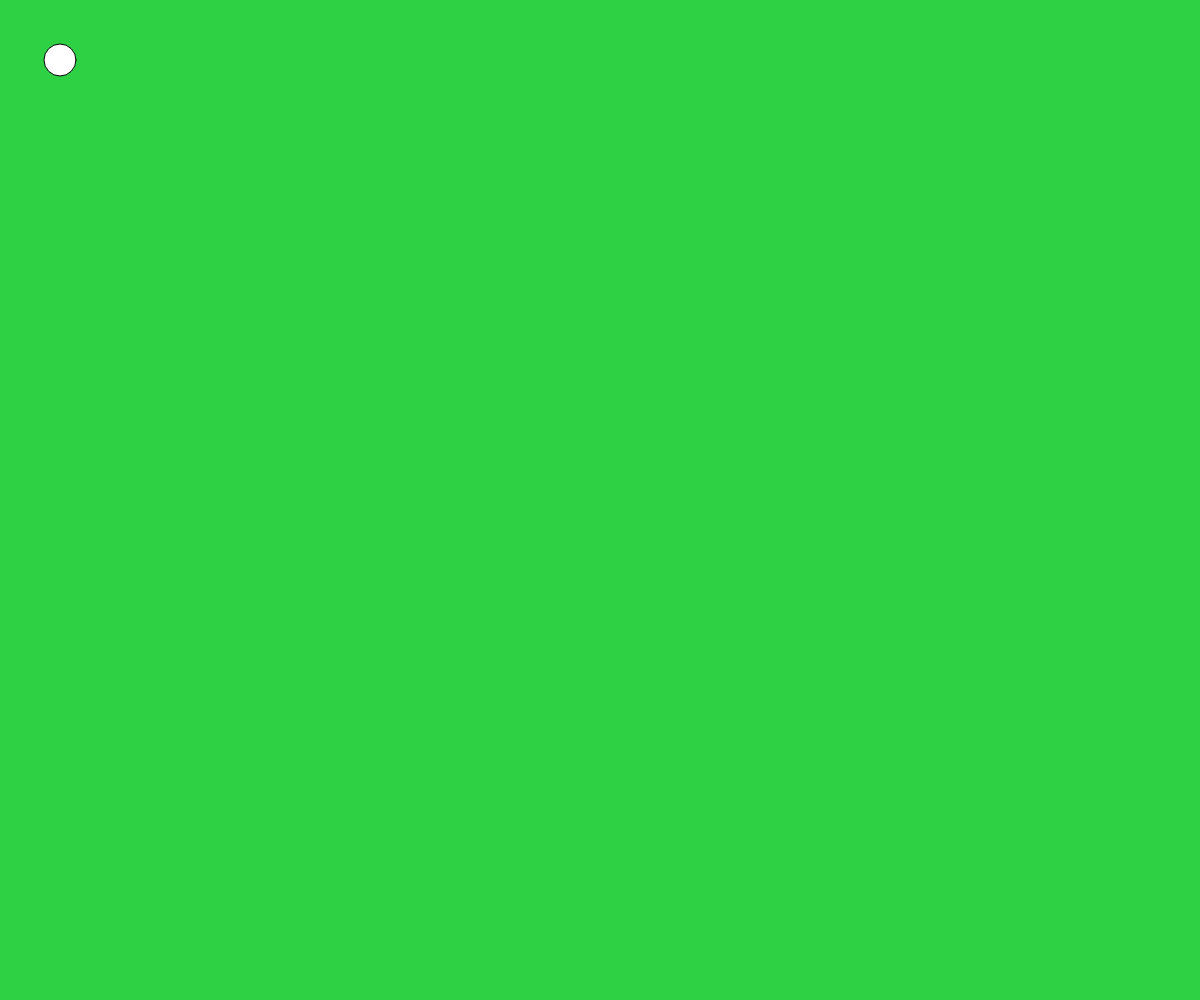
Frame 1 (no input)
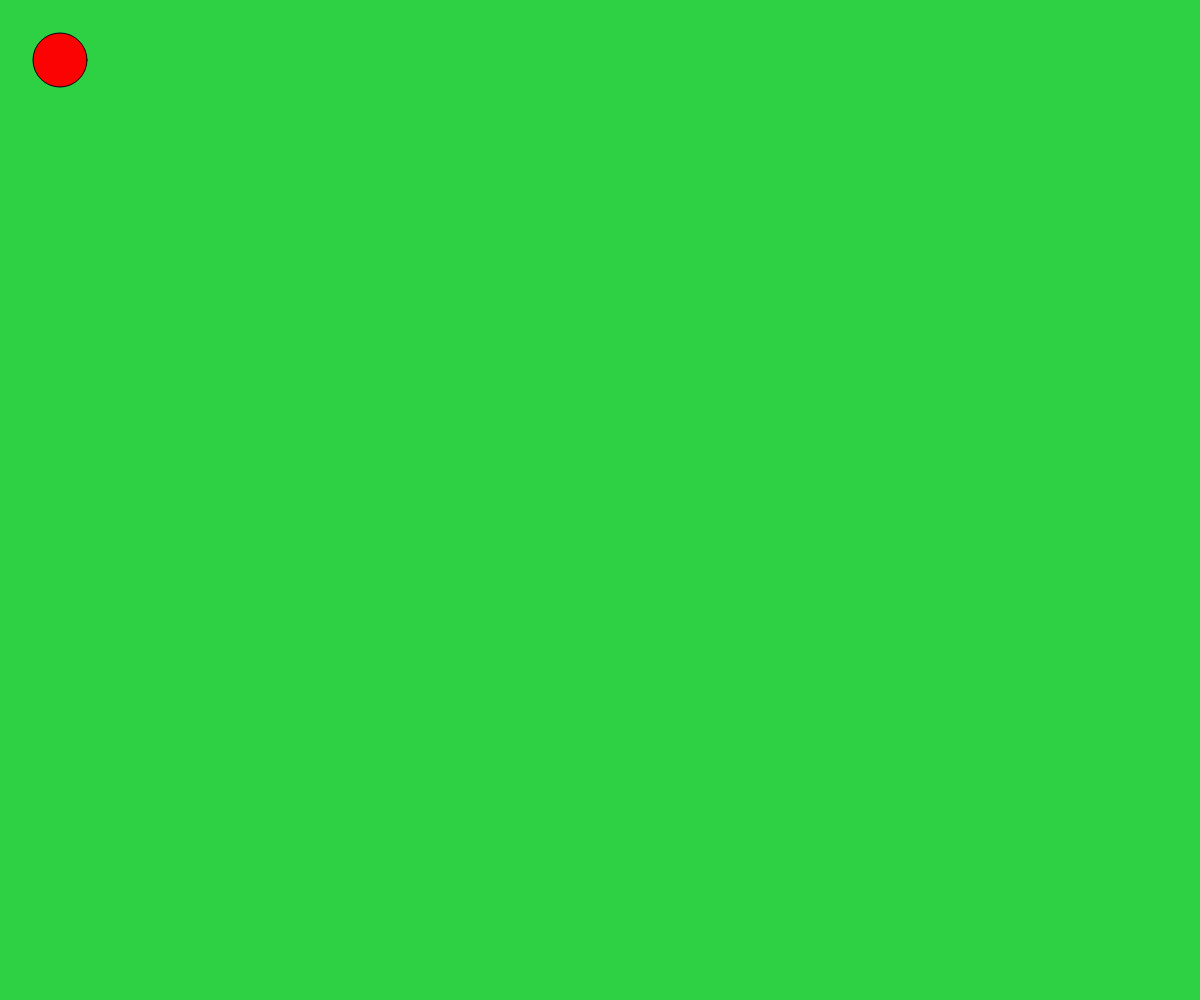
Frame 60 (no input)
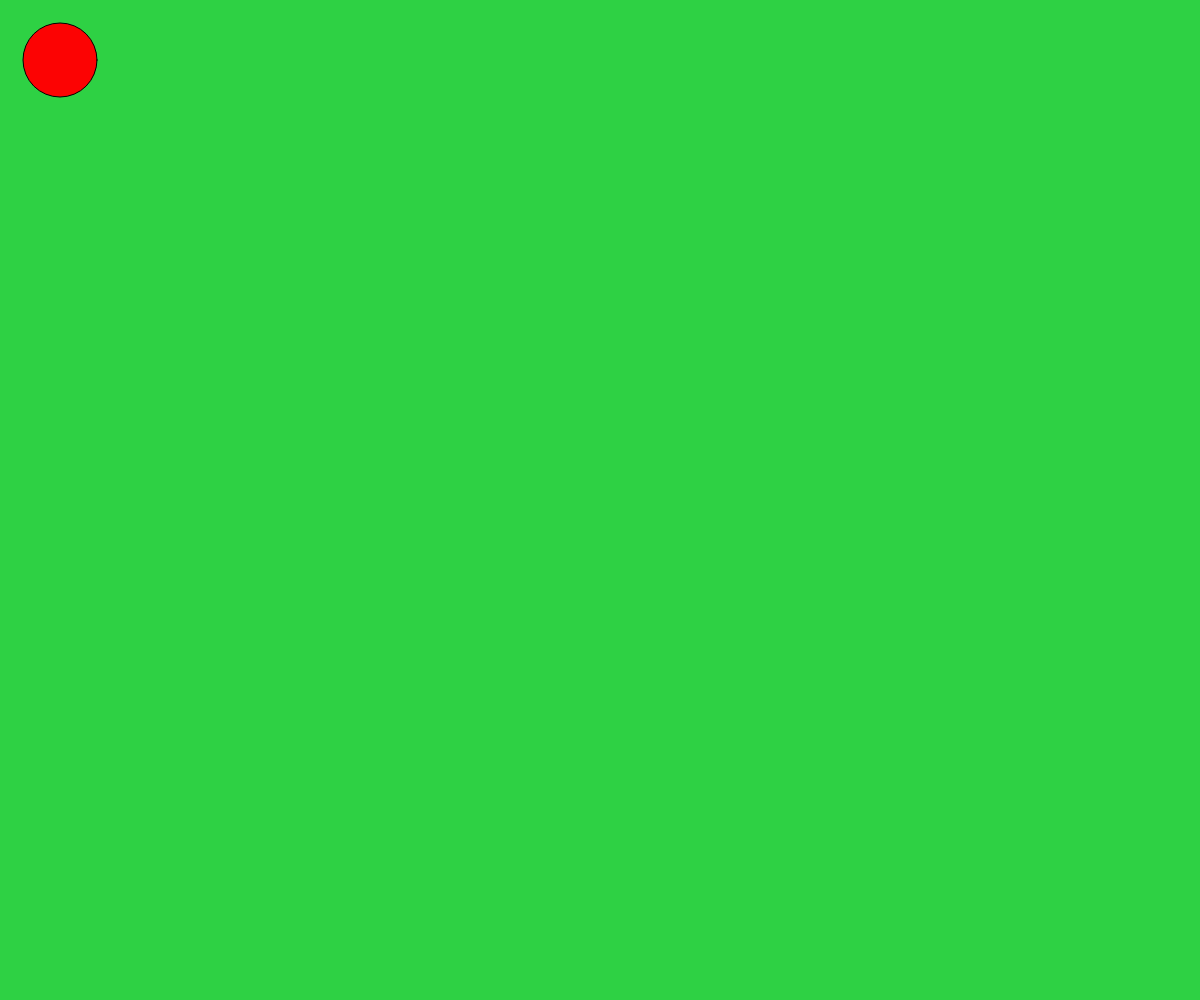
Frame 120 (the mouse pressed at the canvas centre since frame 60)

The p5.js sketch that drew these frames (run headless with seeded random() and noise() and a simulated clock; from frame 60 on, the mouse is pressed at the canvas centre):

// p5.js sketch
// ── sketch.js
// Primitive Paint
// Jillian Yang
// Spet 15, 2023
// Draw simple pictures

// Extra for Experts:
// - describe what you did to take this project "above and beyond"

//Global Variables
let ballSize = 30; //declarations/init
let overlay; //"extra canvas"
//fill(0); //-graysacle
//fill(100,200,255); //RGB
//fill("blue");
let colorA, colorB;



function setup() {
  createCanvas(windowWidth, windowHeight);
  overlay = createGraphics(width, height);
}

function draw() {
  background(46, 209, 68);
  mouseRectangle();
  drawAndMoveBall();
  changeColor();
}

function mouseRectangle() {
  //draw a rectangle at mouse position 
  if (keyIsPressed) {
    overlay.rect(mouseX, mouseY, 50, 25); 
  }
  image(overlay, 0, 0);
}



function changeColor(){
  if (key === "z") overlay.fill(3, 182, 252);
  if (key === "x") overlay.fill(98, 3, 252);
}












let a = 2;

function drawAndMoveBall() {
  ballSize = ballSize + a;
  if (ballSize > 100 || ballSize < 5) {
    a = -a;
  }
  circle(60, 60, ballSize);
  fill(252, 3, 3);
}
